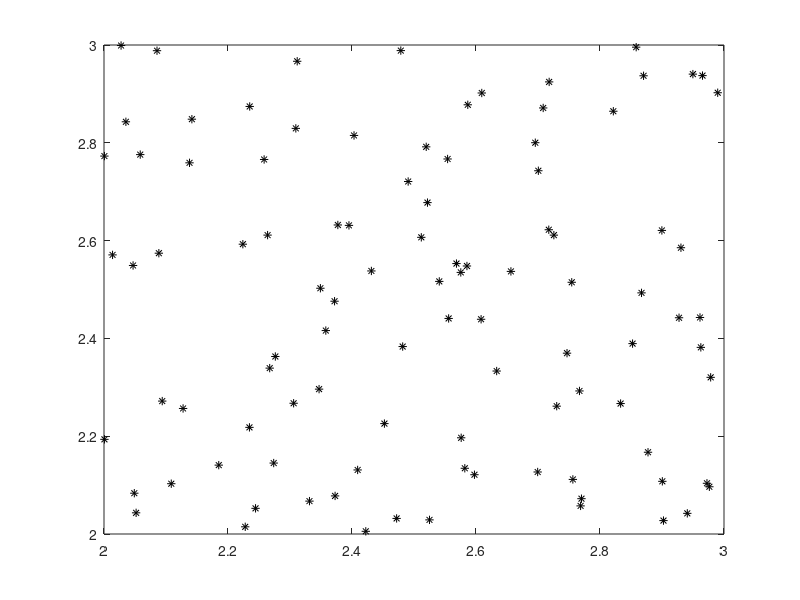

Here is the MATLAB script that generated this plot: (Note: this script raises an error after producing the figure.)
close all
clear all
% generating for classes with rand data  
D1=rand(100,3)+[2*ones(size(rand(100,1))) 2*ones(size(rand(100,1))) 2*ones(100,1)];
D2=rand(100,3)+[-2*ones(size(rand(100,1))) -2*ones(size(rand(100,1))) ones(100,1)];
D3=rand(10,3)+[2*ones(size(rand(10,1))) -2*ones(size(rand(10,1))) ones(10,1)];
D4=rand(10,3)+[-2*ones(size(rand(10,1))) 2*ones(size(rand(10,1))) 2*ones(10,1)];
% plotting this 2 classes rand data
plot(D1(:,1),D1(:,2),'k*')
hold on
plot(D2(:,1),D2(:,2),'K*')
plot(D3(:,1),D3(:,2),'r*')
plot(D4(:,1),D4(:,2),'r*')
axis([-10 10 -10 10])
% generating matrix include the past classes 
data=[D1;D2;D3;D4]
pr=0.5
%splitting the data into taining and testing by 0.5 splitting factor
%this trainingindices is a rand data with the same size of general data and
%refer to indexes of each element in the data
trainingindices=randi([1 size(data,1)],pr*round(size(data,1)),1);
trainingData=data(trainingindices,:);
data(trainingindices,:)=[];
testData=data;
%elm classifier with classification type and one hiddenneurons 
[trainingAccuracy,testingAccuracy,train,test] = ELM(trainingData,testData,1,1,'sig',2);
%FlN classifier
[train,test] = FLN(trainingData,testData,1,1,'sig',2)


